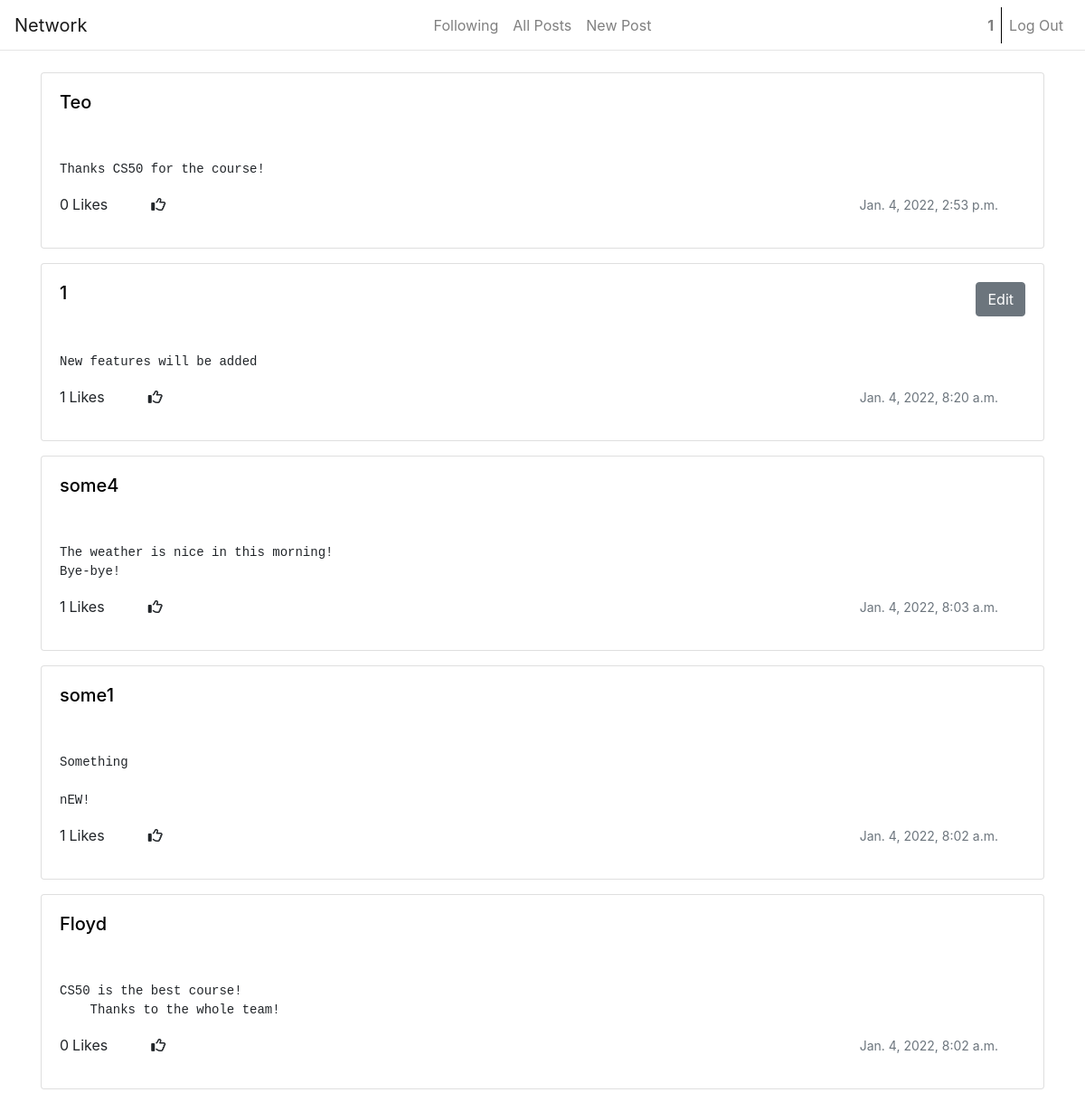
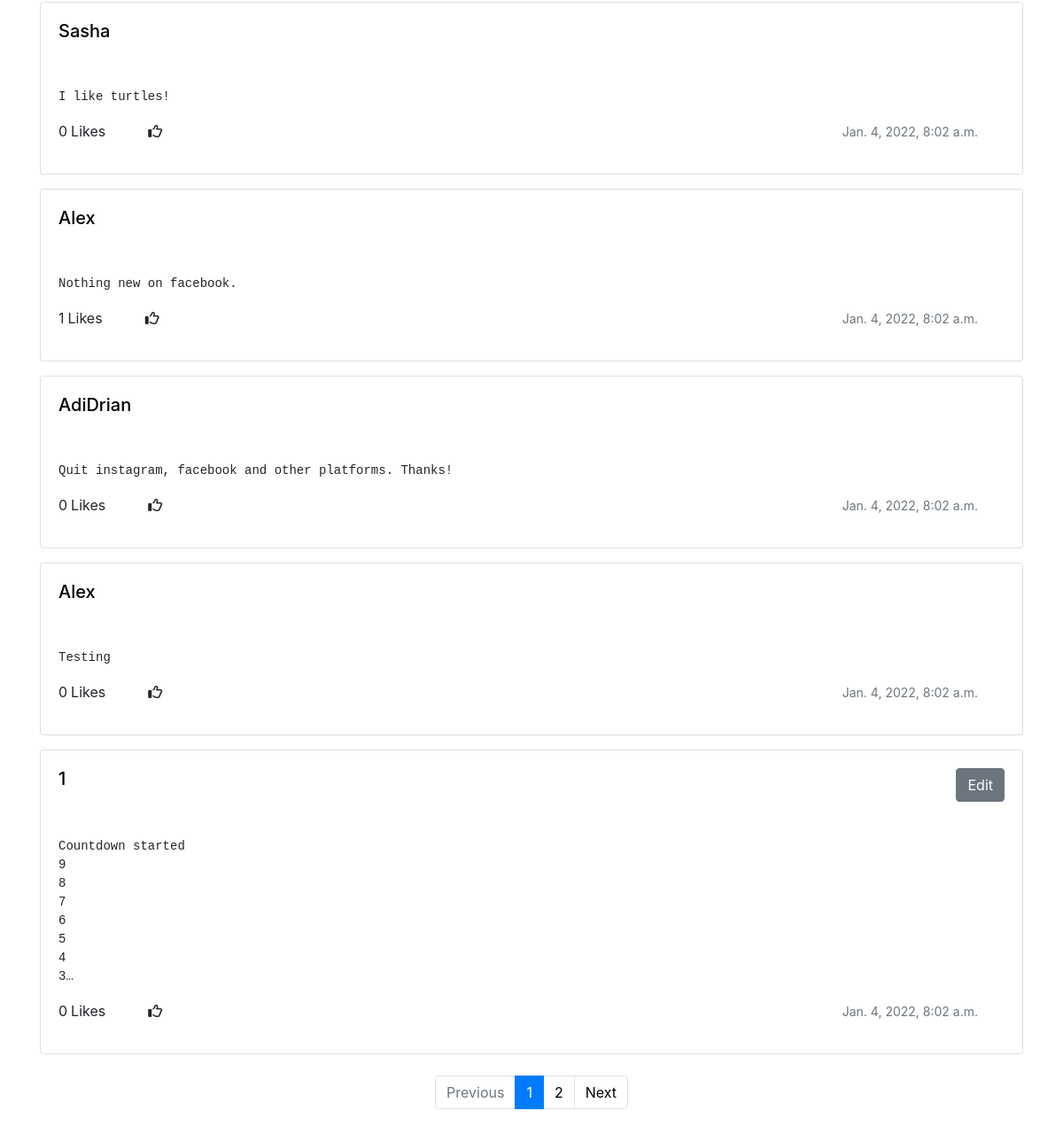
Page / (signed in) on the committed database (2 pictures, top to bottom).
### network/models.py (models this page shows, shortened)
class User(AbstractUser):
    pass

class Post(models.Model):
    timestamp = models.DateTimeField(default=datetime.datetime.now())
    description = models.TextField(blank=True, null=True, default="")
    owner = models.ForeignKey(User, on_delete=models.CASCADE, related_name="owner")
    likes = models.IntegerField(default="0")

### network/views.py (the view)
# urls.py: path("", views.index, name="index"),
def index(request):
    if request.method == "GET":
        posts = Post.objects.order_by('-timestamp')
        paginator = Paginator(posts, 10)
        page_number = request.GET.get('page')
        page_obj = paginator.get_page(page_number)
        return render(request, "network/index.html", {
            "posts": posts,
            "page_obj": page_obj,
        })

### network/templates/network/index.html (shortened to what this page needs)
{% extends "network/layout.html" %} {% load static %} {% block body %}
<div class="container card-post">
	{% for post in page_obj %}
	<div class="whole-card" id="edit-box-{{post.id}}">
		<div class="card mb-3">
			<div class="card-body d-flex justify-content-between" id="btn-div">
				<h5 class="card-title text-left">
					<a
						href="{% url 'profile' post.owner %}"
						class="noDecoration link-info d-inline"
						>{{post.owner}}</a
					>
				</h5>
				{% if request.user == post.owner %}
				<button
					type="button"
					id="edit-btn-{{post.id}}"
					class="btn btn-secondary"
					onclick="edit('{{post.id}}')"
				>
					Edit
				</button>
				{% endif %}
			</div>
			<div class="card-body">
				<pre class="card-text">{{post.description}}</pre>
				<div class="row justify-content-between container">
					<div
						class="
							try
							d-inline-flex
							text-center
							mt-auto
							mb-auto
							justify-content-center
						"
					>
						<p class="card-text mr-1 likes-number-{{post.id}}">
							{{post.likes}}
						</p>
						<p>Likes</p>
						<i
							class="fa-regular fa-thumbs-up ml-5 mt-1 like-button-{{post.id}}"
							onclick="like('{{post.id}}')"
						></i>
					</div>
					<p class="card-text">
						<small class="text-muted">{{post.timestamp}}</small>
					</p>
				</div>
			</div>
		</div>
	</div>
	{% endfor %}
	<div class="pb-5 pt-2">
		<nav aria-label="...">
			<ul class="pagination justify-content-center">
				{% if page_obj.has_previous %}
				<li class="page-item">
					<a class="page-link" href="?page={{ page_obj.previous_page_number }}"
						>Previous</a
					>
				</li>
				{% else %}
				<li class="page-item disabled">
					<a class="page-link disabled">Previous</a>
				</li>
				{% endif %}
				<li class="page-item active" aria-current="page">
					<span class="page-link">
						{{ page_obj.number }}
					</span>
				</li>
				{% if page_obj.has_next %}
				<li class="page-item">
					<a class="page-link" href="?page={{ page_obj.next_page_number }}"
						>{{ page_obj.next_page_number }}</a
					>
				</li>
				<li class="page-item">
					<a class="page-link" href="?page={{ page_obj.next_page_number }}"
						>Next</a
					>
				</li>
				{% else %}
				<li class="page-item disabled">
					<a class="page-link disabled">Next</a>
				</li>
				{% endif %}
			</ul>
		</nav>
	</div>
</div>
 {% endblock %}

### network/templates/network/layout.html (shortened to what this page needs)
{% load static %}
<!DOCTYPE html>
<html lang="en">
    <head>
        <link rel="stylesheet" href="https://cdnjs.cloudflare.com/ajax/libs/font-awesome/6.0.0-beta3/css/all.min.css" />
        <link rel="stylesheet" href="https://cdn.jsdelivr.net/npm/bootstrap@4.6.1/dist/css/bootstrap.min.css">
        <link href="{% static 'network/styles.css' %}" rel="stylesheet">
    </head>
    <body>
        <nav class="navbar navbar-light navbar-expand-md bg-faded justify-content-center">
            <a href="/" class="navbar-brand d-flex w-50 mr-auto">Network</a>
            <div class="navbar-collapse collapse w-100 text-center" id="collapsingNavbar3">
                <ul class="navbar-nav w-100 justify-content-center">
                    {% if user.is_authenticated %}
                    <li class="nav-item">
                        <a class="nav-link" href="{% url 'following' %}">Following</a>
                    </li>
                    {% endif %}
                    <li class="nav-item">
                        <a class="nav-link" href="{% url 'index' %}">All Posts</a>
                      </li>
                    {% if user.is_authenticated %}
                    <li class="nav-item">
                        <a class="nav-link" href="{% url 'new_post' %}">New Post</a>
                    </li>
                    {% endif %}
                </ul>
                <ul class="nav navbar-nav ml-auto w-100 justify-content-end">
                    {% if user.is_authenticated %}
                    <li class="nav-item">
                        <a class="nav-link" href="{% url 'profile' request.user %}"><strong>{{ user.username }}</strong><div class="user-spacing "></div></a>
                    </li>
                    <li class="nav-item">
                        <a class="nav-link bl" href="{% url 'logout' %}">Log Out</a>
                {% endif %}
                    </li>
                </ul>
            </div>
        </nav>
       <hr style="margin-top: -1px;" class="mb-4">
        <div class="body">
            {% block body %}
            {% endblock %}
        </div>
    </body>
</html>

### network/static/network/styles.css (style rules this page uses)
@media only screen and (min-width: 768px) { .bl { border-left: solid 1px black; } }
.card-post { max-height: 500px; }
pre { overflow: hidden; text-overflow: ellipsis; display: -webkit-box; -webkit-line-clamp: 8; -webkit-box-orient: vertical; }
.noDecoration, a:link, a:visited, a:hover { text-decoration: none!important; color: black; }

### rows in the picture
User: username "1"
Post: owner "Teo", description "Thanks CS50 for the course!", likes "0", timestamp "Jan. 4, 2022, 2:53 p.m."
Post: owner "1", description "New features will be added", likes "1", timestamp "Jan. 4, 2022, 8:20 a.m."
Post: owner "some4", description "The weather is nice in this morning! Bye-bye!", likes "1", timestamp "Jan. 4, 2022, 8:03 a.m."
Post: owner "some1", description "Something nEW!", likes "1", timestamp "Jan. 4, 2022, 8:02 a.m."
Post: owner "Floyd", description "CS50 is the best course! Thanks to the whole team!", likes "0", timestamp "Jan. 4, 2022, 8:02 a.m."
Post: owner "Sasha", description "I like turtles!", likes "0", timestamp "Jan. 4, 2022, 8:02 a.m."
Post: owner "Alex", description "Nothing new on facebook.", likes "1", timestamp "Jan. 4, 2022, 8:02 a.m."
Post: owner "AdiDrian", description "Quit instagram, facebook and other platforms. Thanks!", likes "0", timestamp "Jan. 4, 2022, 8:02 a.m."
Post: owner "Alex", description "Testing", likes "0", timestamp "Jan. 4, 2022, 8:02 a.m."
Post: owner "1", description "Countdown started 9 8 7 6 5 4…", likes "0", timestamp "Jan. 4, 2022, 8:02 a.m."

### other values in the picture
{{ page_obj.number }} "1"
{{ page_obj.next_page_number }} "2"
